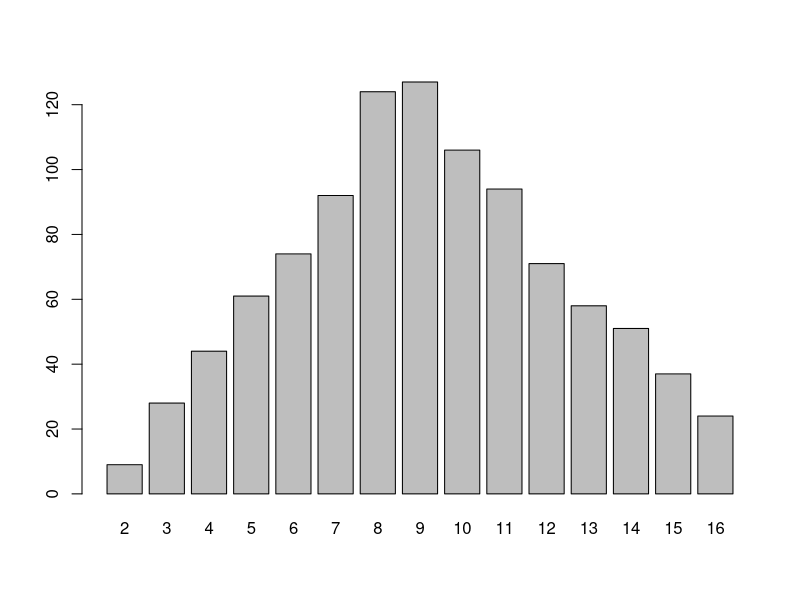
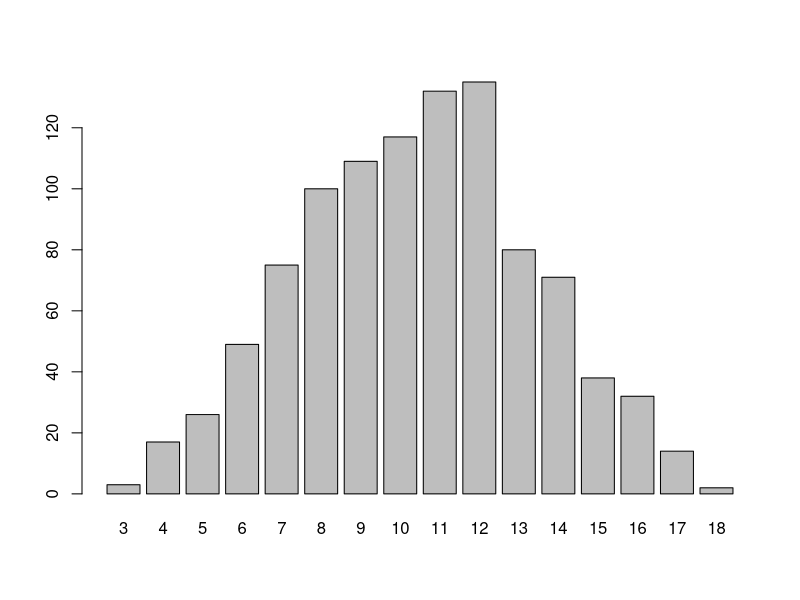

Write R code to recreate these figures, in order.
# 公開臨海データ解析実習　A日程
# 2022 September 20 AM: 課題
# Greg Nishihara


# （１）サイコロの目の数を８にして、２つのサイコロの和をとる。回数の1000回。
# （２）（１）のヒストグラムを示す。

n = 1:8 # ここでサウコロの目を決める
sum_value = rep(0, times = 1000)
for(i in 1:1000) {
  value = sample(x = n, size = 2, replace = TRUE)
  sum_value[i] = sum(value)
}
sum_value

dicerolls = table(sum_value)
dicerolls = as.data.frame(dicerolls)

barplot(height = dicerolls$Freq,
        names.arg = dicerolls$sum_value)

# （３）サイコロの目の数を6にして、３つのサイコロの和をとる。回数の1000回。
# （４）（１）のヒストグラムを示す。

n = 1:6 # ここでサウコロの目を決める
sum_value = rep(0, times = 1000)
for(i in 1:1000) {
  value = sample(x = n, size = 3, replace = TRUE) # size = 3 に設定すると一度に投げる数をきめる。
  sum_value[i] = sum(value)
}
sum_value

dicerolls = table(sum_value)
dicerolls = as.data.frame(dicerolls)

barplot(height = dicerolls$Freq,
        names.arg = dicerolls$sum_value)


## apply() 関数の使い方